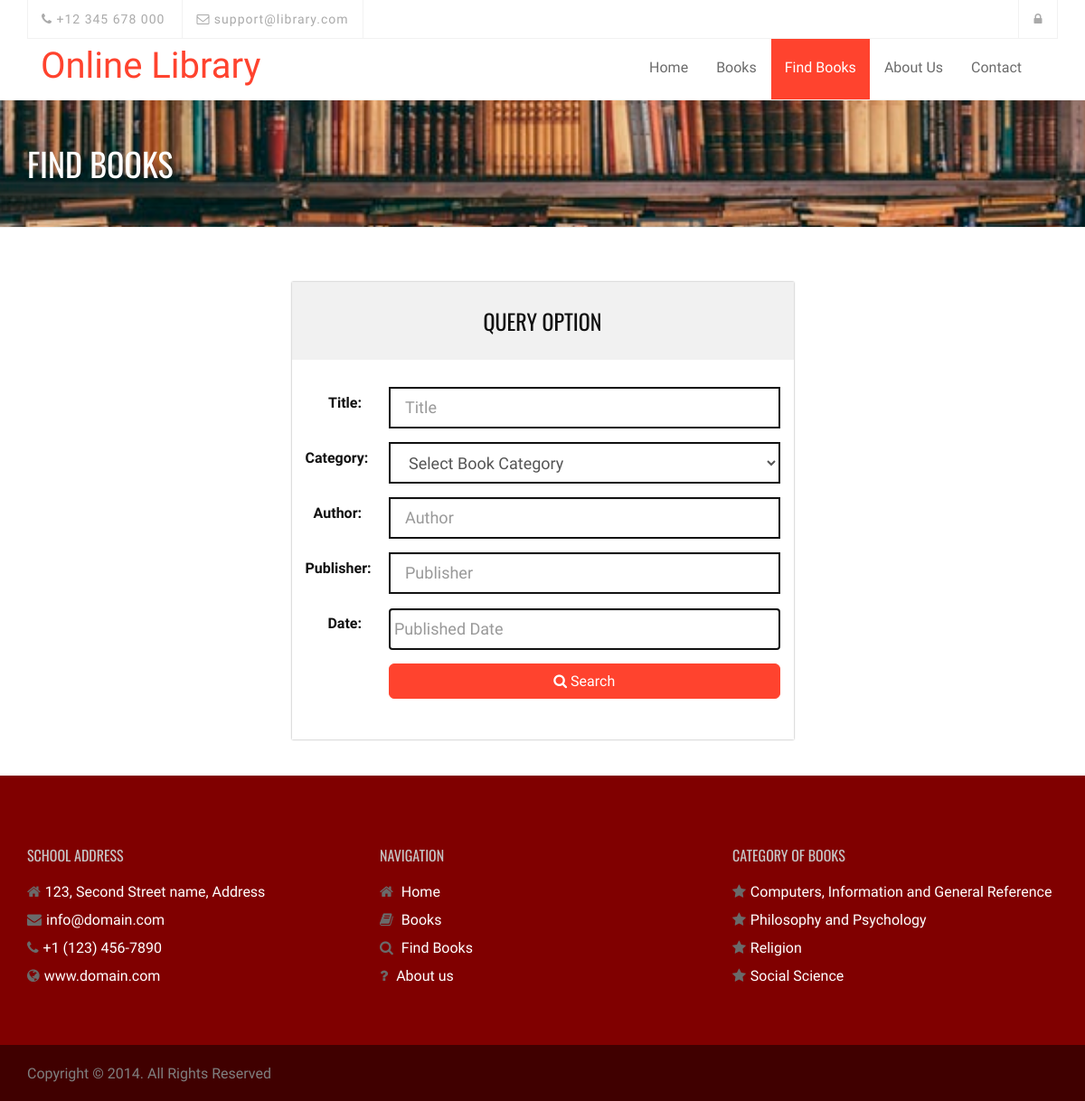
The app's page /index.php?q=find with its own data.
### tables this page shows
CREATE TABLE `tblcategory` (
  `CategoryId` int(11) NOT NULL,
  `Category` varchar(125) NOT NULL,
  `DDecimal` varchar(90) NOT NULL
);

### index.php (called while the page is built, shortened)
<?php
require_once("include/initialize.php");
$view = (isset($_GET['q']) && $_GET['q'] != '') ? $_GET['q'] : '';
switch ($view) {
  case 'find':
    $title = "Find Books";
   break;
}
require_once("theme/templates.php");
?>

### include/database.php (called while the page is built, shortened)
<?php
class Database {
	var $sql_string = '';
	private $conn;
	public function open_connection() {
		$this->conn = mysqli_connect(server, user, pass);
		if (!$this->conn) {
			throw new Exception("Failed to connect to the database server: " . mysqli_connect_error());
		} else {
			$db_select = mysqli_select_db($this->conn, database_name);
		}
	}
	function setQuery($sql='') {
		$this->sql_string=$sql;
	}
	function executeQuery() {
		$result = mysqli_query($this->conn,$this->sql_string);
		return $result;
	}
	private function confirm_query($result) {
		return $result;
	}
	function loadResultList( $key='' ) {
		$cur = $this->executeQuery();
		$array = array();
		while ($row = mysqli_fetch_object($cur)) {
			if ($key) {
				$array[$row->$key] = $row;
			} else {
				$array[] = $row;
			}
		}
		return $array;
	}
}
$mydb = new Database();
?>

### filterBooks.php (the view, shortened to what this page needs)
<?php if (!isset($_POST['search'])){   ?>
<section id="service-section">
  <div class="container">
    <div class="row">
      <div class="col-md-3"></div>
      <div class="col-md-6">
            <form class="form-horizontal span4" action="#.php" method="POST" autocomplete="off">
          <div class="pricing">
              <div class="pricing-header">
                <h3>Query Option</h3>
              </div>
              <div class="pricing-body">
                    <div class="form-group" id="BookTitle">
                          <div class="row">
                            <label class="col-md-2 control-label" for=
                            "BookTitle">Title:</label>
                            <div class="col-md-10">
                                <input class="form-control input-lg" id="BookTitle" name="BookTitle" placeholder=
                                                    "Title" type="text" value="">
                            </div>
                          </div>
                        </div>
                        <div class="form-group" id="Category">
                          <div class="row">
                            <label class="col-md-2 control-label" for=
                              "Category">Category:</label>
                              <div class="col-md-10">
                                <select class="form-control input-lg" name="Category" id="Category">
                                  <option value="">Select Book Category</option>
                                  </select>
                              </div>
                          </div>
                        </div>
                        <div class="form-group" id="Author">
                          <div class="row">
                              <label class="col-md-2 control-label" for=
                              "Author">Author:</label>
                              <div class="col-md-10">
                                <input class="form-control input-lg" id="Author" name="Author" type=
                                "text" placeholder="Author">
                              </div>
                          </div>
                        </div>
                          <div class="form-group" id="BookPublisher">
                          <div class="row">
                              <label class="col-md-2 control-label" for=
                              "BookPublisher">Publisher:</label>
                              <div class="col-md-10">
                                <input class="form-control input-lg" id="BookPublisher" name="BookPublisher" type=
                                "text" placeholder="Publisher">
                              </div>
                          </div>
                        </div>
                          <div class="form-group" id="PublishDate">
                          <div class="row">
                              <label class="col-md-2 control-label" for=
                              "PublishDate">Date:</label>
                              <div class="col-md-10">
                                <input class="form-control input-lg datepicker" id="datepicker" name="PublishDate" type=
                                "text" placeholder="Published Date"   data-inputmask="'alias': 'date'">
                              </div>
                          </div>
                        </div>
                      <div class="form-group" id="subjcode">
                          <div class="row">
                              <div class="col-md-2"></div>
                              <div class="col-md-10">
                                  <button type="submit" name="search" class="btn btn-primary btn-lg" style="width: 100%"><i class="fa fa-search"></i> Search</button>
                              </div>
                          </div>
                        </div>
              </div>
          </div>
      </form>
      </div>
      <div class="col-md-3"></div>
    </div>
  </div>
</section>
<?php }?>

### theme/templates.php (shortened to what this page needs)
<!DOCTYPE html>
<?php  $q = isset($_GET['q']) ? $_GET['q'] :'';?>
<html lang="en">
    <head>
        <link rel="stylesheet" href="<?php echo web_root;?>asset/bootstrap/css/bootstrap.min.css" type="text/css">
        <link rel="stylesheet" href="<?php echo web_root;?>asset/font-awesome/css/font-awesome.min.css" type="text/css">
        <link rel="stylesheet" href="<?php echo web_root;?>asset/css/owl.carousel.css" type="text/css">
        <link rel="stylesheet" href="<?php echo web_root;?>asset/css/owl.theme.css" type="text/css">
        <link rel="stylesheet" href="<?php echo web_root;?>asset/css/owl.transitions.css" type="text/css">
        <link rel="stylesheet" type="text/css" href="<?php echo web_root;?>asset/css/animate.css">
        <link rel="stylesheet" type="text/css" href="<?php echo web_root;?>asset/css/lightbox.css">
        <link rel="stylesheet" type="text/css" href="<?php echo web_root;?>asset/css/style.css">
        <link rel="stylesheet" type="text/css" href="<?php echo web_root;?>asset/css/responsive.css">
        <link href="<?php echo web_root;?>admin/dist/css/datepicker.css" rel="stylesheet" />
        <link href="<?php echo web_root;?>admin/dist/css/dataTables.bootstrap4.min.css" rel="stylesheet" />
    </head>
    <body>
        <header class="clearfix">
            <div class="container">
                <div class="row">
                    <div class="col-md-12">
                        <div class="top-bar">
                            <div class="row">
                                <div class="col-md-6">
                                    <ul class="contact-details">
                                        <li><a href="#"><i class="fa fa-phone"></i> +12 345 678 000</a>
                                        </li>
                                        <li><a href="#"><i class="fa fa-envelope-o"></i> support@library.com</a>
                                        </li>
                                    </ul>
                                </div>
                                <div class="col-md-6">
                                    <ul class="social-list">
                                            <?php if (isset($_SESSION['BorrowerId'])) {
                                                echo '<li><a class="active" href="'.web_root.'logout.php"><i class="fa fa-sign-out"></i></a></li>';
                                                echo '<li><a class="active" href="'.web_root.'borrower/"><i class="fa fa-user"></i></a></li>';
                                            }else{
                                                echo '<li><a class="active" href="'.web_root.'index.php?q=login"><i class="fa fa-lock"></i></a></li>';
                                            }
                                        ?>
                                    </ul>
                                </div>
                            </div>
                        </div>
                    </div>
                </div>
            </div>
            <div class="navbar navbar-default navbar-top">
                <div class="container">
                    <div class="navbar-header">
                        <a class="navbar-brand" href="<?php echo web_root;?>">Online Library</a>
                    </div>
                    <div class="navbar-collapse collapse">
                        <ul class="nav navbar-nav navbar-right">
                            <li>
                                <a class="<?php echo ($q=='')? 'active' : ''?>" href="<?php echo web_root;?>">Home</a>
                            </li>
                            <li >
                                <a class="<?php echo ($q=='books' || $q=='borrow' || $q=='bookdetails')? 'active' : ''?>" href="<?php echo web_root;?>index.php?q=books">Books</a>
                            </li>
                            <li>
                                <a  class="<?php echo ($q=='find')? 'active' : ''?>" href="<?php echo web_root;?>index.php?q=find">Find Books</a>
                            </li>
                            <li>
                                <a  class="<?php echo ($q=='about')? 'active' : ''?>" href="<?php echo web_root;?>index.php?q=about">About Us</a>
                            </li>
                            <li >
                            	<a class="<?php echo ($q=='contact')? 'active' : ''?>" href="<?php echo web_root;?>index.php?q=contact">Contact</a>
                            </li>
                        </ul>
                    </div>
                </div>
            </div>
        </header>
        <?php
        if ($q!='') {
          echo '<div class="page-header">
              <div class="overlay">
                  <div class="container">
                      <div class="row">
                          <div class="col-md-12">
                              <h1>'.$title.'</h1>
                          </div>
                      </div>
                  </div>
              </div>
          </div>';
        }
        ?>
		<?php  require_once $content; ?>
        <section id="footer-section" class="footer-section">
            <div class="container">
                <div class="row">
                    <div class="col-md-4">
                        <div class="section-heading-2">
                            <h3 class="section-title">
                                <span>School Address</span>
                            </h3>
                        </div>
                        <div class="footer-address">
                            <ul>
                                <li class="footer-contact"><i class="fa fa-home"></i>123, Second Street name, Address</li>
                                <li class="footer-contact"><i class="fa fa-envelope"></i><a href="#">info@domain.com</a></li>
                                <li class="footer-contact"><i class="fa fa-phone"></i>+1 (123) 456-7890</li>
                                <li class="footer-contact"><i class="fa fa-globe"></i><a href="#" target="_blank">www.domain.com</a></li>
                            </ul>
                        </div>
                    </div>
                    <div class="col-md-4">
                        <div class="section-heading-2">
                            <h3 class="section-title">
                                <span>Navigation</span>
                            </h3>
                        </div>
                        <div class="footer-address">
                            <ul>
                                <li class="footer-contact"><i class="fa fa-home"></i> <a href="<?php echo web_root;?>" target="_blank">Home</a></li>
                                <li class="footer-contact"><i class="fa fa-book"></i> <a href="<?php echo web_root;?>index.php?q=books">Books</a></li>
                                <li class="footer-contact"><i class="fa fa-search"></i> <a href="<?php echo web_root;?>index.php?q=find" target="_blank">Find Books</a></li>
                                <li class="footer-contact"><i class="fa fa-question"></i> <a href="#" target="<?php echo web_root;?>index.php?q=about">About us</a></li>
                            </ul>
                        </div>
                    </div>
                    <div class="col-md-4">
                        <div class="section-heading-2">
                            <h3 class="section-title">
                                <span>Category of Books</span>
                            </h3>
                        </div>
                        <div class="footer-address">
                            <ul>
                                <?php
                                    $sql = "SELECT * FROM tblcategory LIMIT 4";
                                    $mydb->setQuery($sql);
                                    $res = $mydb->loadResultList();
                                    foreach ($res as $object) {
                                        echo '<li class="footer-contact"><i class="fa fa-star"></i>'.$object->Category.'</li>';
                                    }
                                ?>
                            </ul>
                        </div>
                    </div>
                </div>
            </div>
        </section>
        <div id="copyright-section" class="copyright-section">
            <div class="container">
                <div class="row">
                    <div class="col-md-7">
                        <div class="copyright">
                            Copyright © 2014. All Rights Reserved
                        </div>
                    </div>
                </div>
            </div>
        </div>
    </body>
</html>

### asset/css/lightbox.css (style rules this page uses)
body:after { content: url(../images/close.png) url(../images/loading.gif) url(../images/prev.png) url(../images/next.png); display: none; }

### records on screen
tblcategory: Category "Computers, Information and General Reference"
tblcategory: Category "Philosophy and Psychology"
tblcategory: Category "Religion"
tblcategory: Category "Social Science"

### other values on screen
$title "FIND BOOKS"
